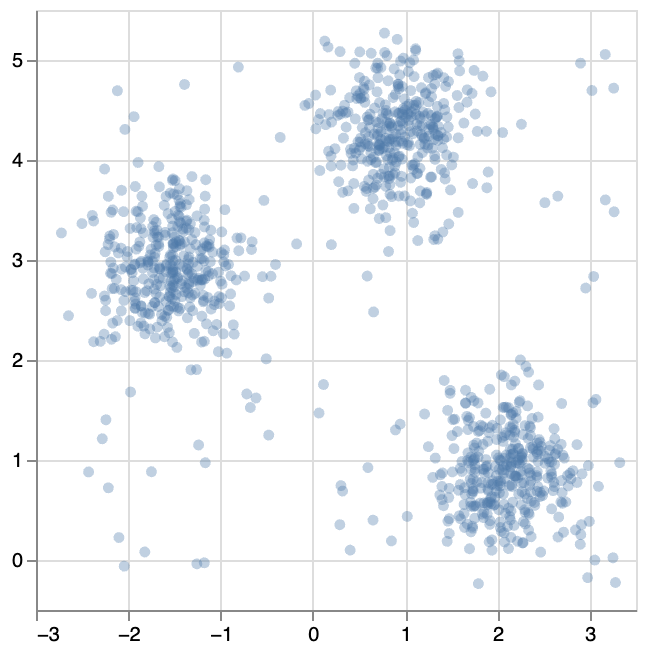
#> input picture dataset/input/images/gaussian_blobs_noise+1000_3_0_4+half_opacity+2.png, 646 x 654 px; its folder holds 3 pictures in this run
$ python validate_coordinates.py
#> lines starting #> are read from the running program, lines starting #| are printed output that depends on the picture
from gaveta.files import ensure_dir
from PIL import Image, ImageDraw

from constants import IMAGES, VALIDATION

R = 10

if __name__ == "__main__":
    ensure_dir(VALIDATION)
#> (this line was passed over: gaveta is not available in this run)

    image = next(IMAGES.glob("*+2.png"))

    with Image.open(image) as im:
#> im is the input picture: PIL image 646x654 RGB; mean R, G, B 240.9, 243.8, 246.9
        width, height = im.size
#> width = 646; height = 654
        val_im = im.convert("RGB") if im.mode == "P" else im

        draw = ImageDraw.Draw(val_im)

        # "(...) normalized coordinates (x1, y1, x2, y2), where (0, 0) is the top-left corner and (1000, 1000) is the bottom-right corner of the image (...)"

        draw.circle((0, 0), radius=R, fill="red", outline="white")
        draw.text((0 + R, 0 + R), "(0, 0)", fill="red", stroke_width=1, stroke_fill="white", font_size=16)

        draw.circle((200, 200), radius=R, fill="green", outline="white")
        draw.text((200 + R, 200 + R), "(200, 200)", fill="green", stroke_width=1, stroke_fill="white", font_size=16)

        draw.circle((width, height), radius=R, fill="blue", outline="white")
        draw.text(
            (width - R, height - R),
            f"({width}, {height})",
            fill="blue",
            stroke_width=1,
            stroke_fill="white",
            font_size=16,
            anchor="rs",
        )

        val_im.save(VALIDATION / "_coordinates.png")
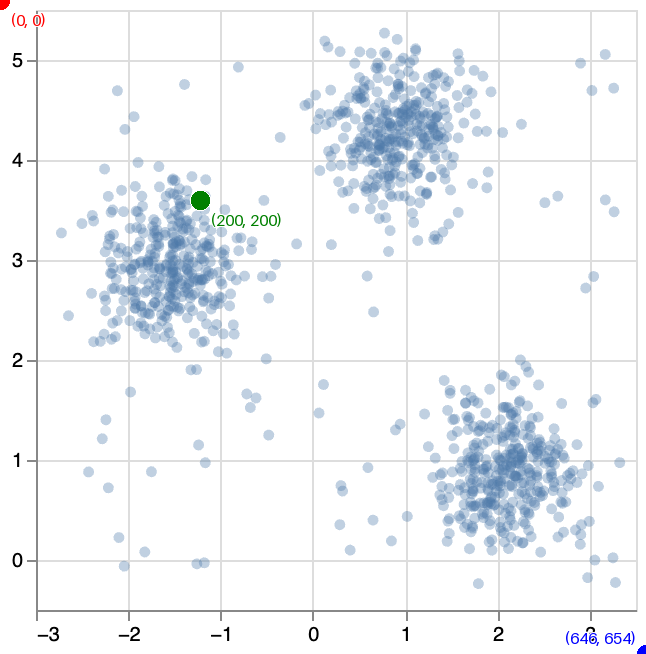
#> saved as _coordinates.png: PIL image 646x654 RGB; mean R, G, B 240.4, 243.3, 246.5
